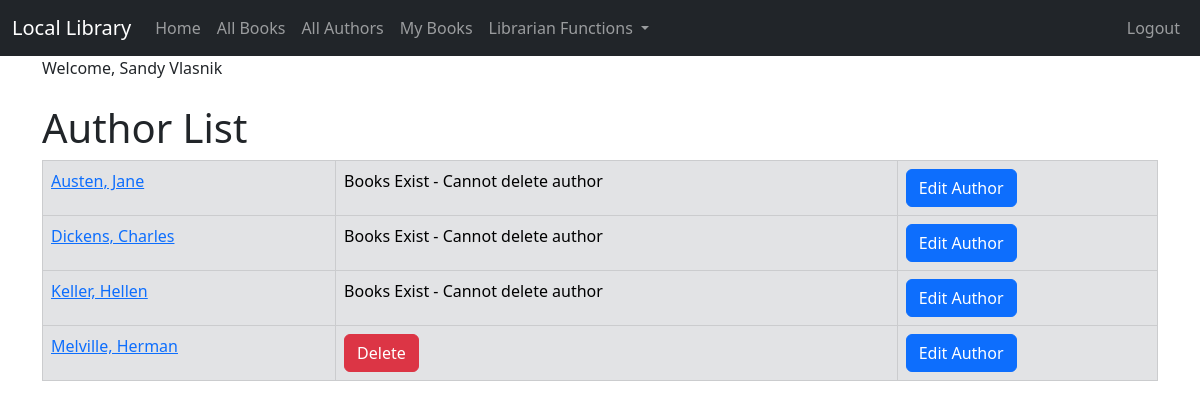
/author_list/ (signed in), run on the app's committed database.
### catalog/models.py (models this page shows, shortened)
class Author(models.Model):
    first_name = models.CharField(max_length=100)
    last_name = models.CharField(max_length=100)
    date_of_birth = models.DateField(null=True, blank=True)
    date_of_death = models.DateField('Died', null=True, blank=True)
    author_image = models.ImageField(upload_to='images/', null=True, blank=True)
    class Meta:
        ordering = ['last_name', 'first_name']
    def __str__(self):
        return f'{self.last_name}, {self.first_name}'

### catalog/views.py (the view)
# urls.py: path('author_list/',  AuthorListView.as_view(), name='author_list'),
class AuthorListView(LoginRequiredMixin, ListView):
    model = Author
    template_name = 'catalog/author_list.html'
    context_object_name = 'authors'

### catalog/templates/catalog/author_list.html (shortened to what this page needs)
{% extends "catalog/base.html" %}
{% block content %}
 <h1>Author List</h1>
 {% if authors %}
 <table class="table table-bordered">
 {% for author in authors %}
 <tr class="table-secondary">
 <td><a href="{% url 'author_detail' author.pk %}">{{ author }}</a></td>
 {% if user.is_superuser %}
 {% if author.book_set.all %}
 <td>Books Exist - Cannot delete author</td>
 {% else %}
 <td><a href="{% url 'author_delete' pk=author.pk %}"
 onclick="return confirm('Are you sure you want to delete?')"
 class="btn btn-danger">Delete</a>
 </td>
 {% endif %}
 <td><a href="{% url 'author_update' pk=author.pk%}" class="btn btn-primary">Edit Author</a></td>
 {% endif %}
 </tr>
 {% endfor %}
 </table>
 {% else %}
 <p>There are no authors in the library.</p>
 {% endif %}
{% endblock %}

### catalog/templates/catalog/base.html (shortened to what this page needs)
{% load static %}
<!doctype html>
<html lang="en">
<head>
 <link href="https://cdn.jsdelivr.net/npm/bootstrap@5.3.0-
alpha1/dist/css/bootstrap.min.css" rel="stylesheet"
 integrity="sha384-
GLhlTQ8iRABdZLl6O3oVMWSktQOp6b7In1Zl3/Jr59b6EGGoI1aFkw7cmDA6j6gD"
crossorigin="anonymous">
</head>
<body>
<nav class="navbar navbar-expand-lg navbar-dark bg-dark">
 <div class="container-fluid">
 <a class="navbar-brand" href="{% url 'index' %}">Local Library</a>
 <div class="collapse navbar-collapse" id="navbarSupportedContent">
 <ul class="navbar-nav me-auto mb-2 mb-lg-0">
 <li class="nav-item">
 <a class="nav-link" href="{% url 'index' %}">Home</a>
 </li>
 <li class="nav-item">
 <a class="nav-link" href="{% url 'book_list' %}">All Books</a>
 </li>
 <li class="nav-item">
 <a class="nav-link" href="{% url 'author_list' %}">All Authors</a>
 </li>
 {% if user.is_authenticated %}
    <li><a class="nav-link" href="{% url 'my_books' %}">My Books</a></li>
     {% if user.is_superuser %}
        <li class="nav-item dropdown">
            <a class="nav-link dropdown-toggle" href="#" role="button" data-bs-toggle="dropdown"
            aria-expanded="false">
                Librarian Functions
            </a>
 </li>
{% endif %}
{% endif %}
 </ul>
 </div>
     <ul class="nav navbar-nav ml-auto">
 {% if user.is_authenticated %}
    <li><a class="nav-link" href="{% url 'logout' %}">Logout</a>
    </li>
 {% else %}
    <li><a class="nav-link" href="{% url 'login' %}"><span class="glyphicon glyphicon-log-in"></span>Login</a>
    </li>
     <li><a class="nav-link" href="{% url 'register' %}"><span class="glyphicon glyphicon-log-in"></span>Sign Up</a>
    </li>
 {% endif %}
 </ul>
 </div>
</nav>
<div class="container">
    {% if user.is_authenticated %}
        Welcome, {{ user.first_name }} {{ user.last_name }}
    {% endif %}
</div>
<div class="container">
 <br/>
 {% block content %}
 {% endblock %}
</div>
</body>
</html>

### data on the page
Author: last_name+first_name "Austen, Jane", shows "Books Exist - Cannot delete author"
Author: last_name+first_name "Dickens, Charles", shows "Books Exist - Cannot delete author"
Author: last_name+first_name "Keller, Hellen", shows "Books Exist - Cannot delete author"
Author: last_name+first_name "Melville, Herman", shows "Delete"

### other printed values
{{ user.first_name }} "Sandy"
{{ user.last_name }} "Vlasnik"
